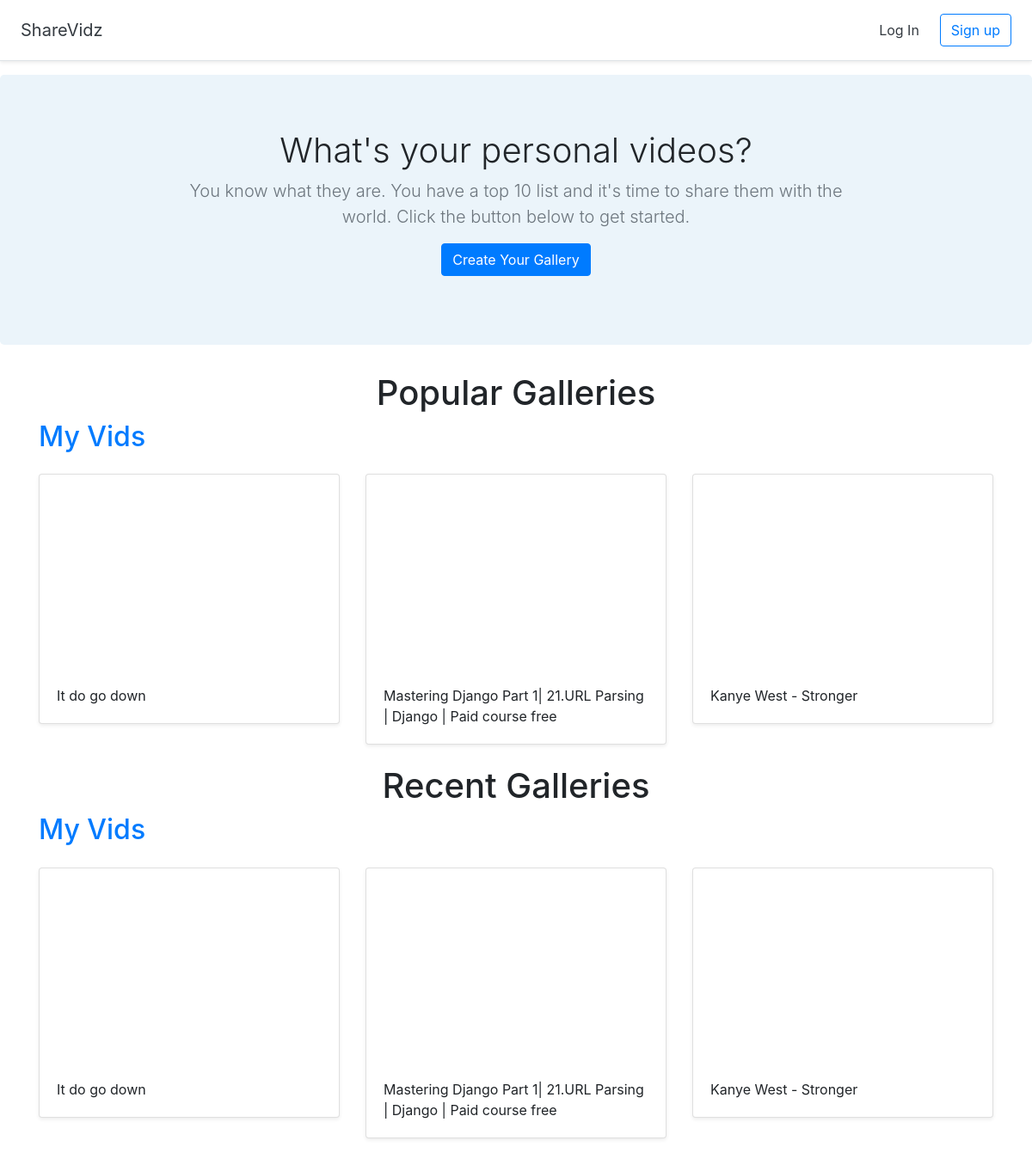
/, run on an earlier commit of the app's database.
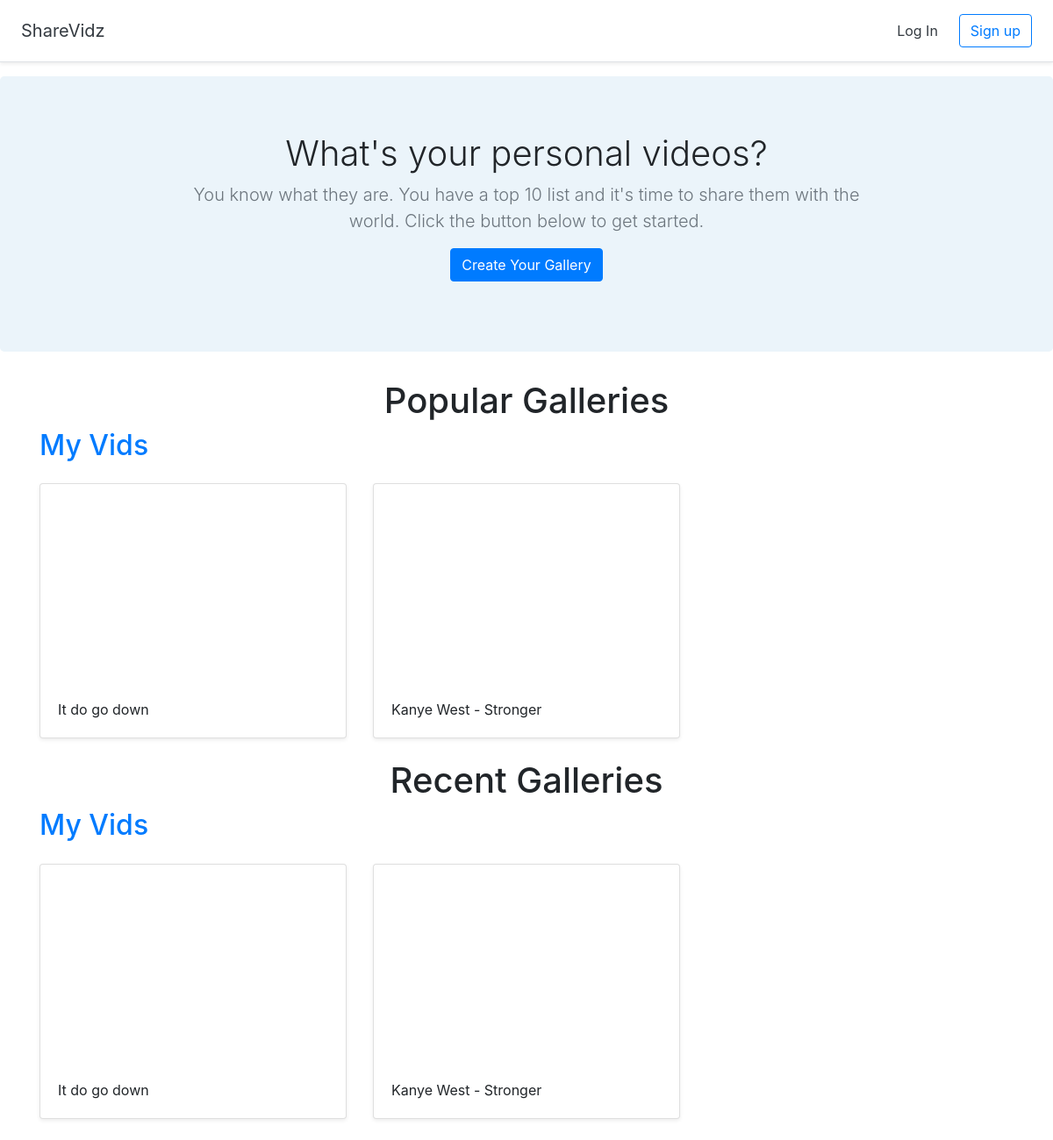
And on a later commit of the database.
### gallery/models.py (models this page shows)
class Gallery(models.Model):
    title = models.CharField(max_length=255)
    user = models.ForeignKey(User, on_delete=models.CASCADE)

class Video(models.Model):
    title = models.CharField(max_length=255)
    url = models.URLField()
    youtube_id = models.CharField(max_length=255)
    gallery = models.ForeignKey(Gallery, on_delete=models.CASCADE)

### gallery/views.py (the view)
# urls.py: 2. Add a URL to urlpatterns:  path('', views.home, name='home')
def home(request):
    recent_galleries = Gallery.objects.all().order_by('-id')[:3]
    popular_galleries = [Gallery.objects.get(pk=2)]
    return render(request, 'gallery/home.html', {'recent_galleries': recent_galleries, 'popular_galleries': popular_galleries})

### gallery/templates/gallery/home.html
{% extends 'gallery/base.html' %}
{% block content %}
<section class="jumbotron text-center">
    <div class="container">
        <h1 class="jumbotron-heading">What's your personal videos?</h1>
        <p class="lead text-muted">You know what they are. You have a top 10 list and it's time to share them with the world. Click the button below to get started.</p>
        <p>
            <a href="{% url 'create_gallery' %}" class="btn btn-primary">Create Your Gallery</a>
        </p>
    </div>
</section>
<div class="container">
    <h1 class="text-center">Popular Galleries</h1>
    {% for gallery in popular_galleries %}
    <h2><a href="{% url 'detail_gallery' gallery.id %}">{{ gallery.title }}</a></h2>
    <div class="row">
        {% for video in gallery.video_set.all %}
        <div class="col-md-4 mt-3">
            <div class="card mb-4 shadow-sm">
                <iframe width="100%" height="225" src="https://www.youtube.com/embed/{{ video.youtube_id }}"
                    frameborder="0" allow="accelerometer; autoplay; encrypted-media; gyroscope; picture-in-picture"
                    allowfullscreen></iframe>
                <div class="card-body">
                    <p class="card-text">{{ video.title }}</p>
                </div>
            </div>
        </div>
        {% endfor %}
    </div>
    {% endfor %}
    <h1 class="text-center">Recent Galleries</h1>
    {% for gallery in recent_galleries %}
    <h2><a href="{% url 'detail_gallery' gallery.id %}">{{ gallery.title }}</a></h2>
    <div class="row">
        {% for video in gallery.video_set.all %}
        <div class="col-md-4 mt-3">
            <div class="card mb-4 shadow-sm">
                <iframe width="100%" height="225" src="https://www.youtube.com/embed/{{ video.youtube_id }}"
                    frameborder="0" allow="accelerometer; autoplay; encrypted-media; gyroscope; picture-in-picture"
                    allowfullscreen></iframe>
                <div class="card-body">
                    <p class="card-text">{{ video.title }}</p>
                </div>
            </div>
        </div>
        {% endfor %}
    </div>
    {% endfor %}
</div>
{% endblock %}

What changed in the data, as far as the page shows it:
removed Video: title "Mastering Django Part 1| 21.URL Parsing | Django | Paid course free"
